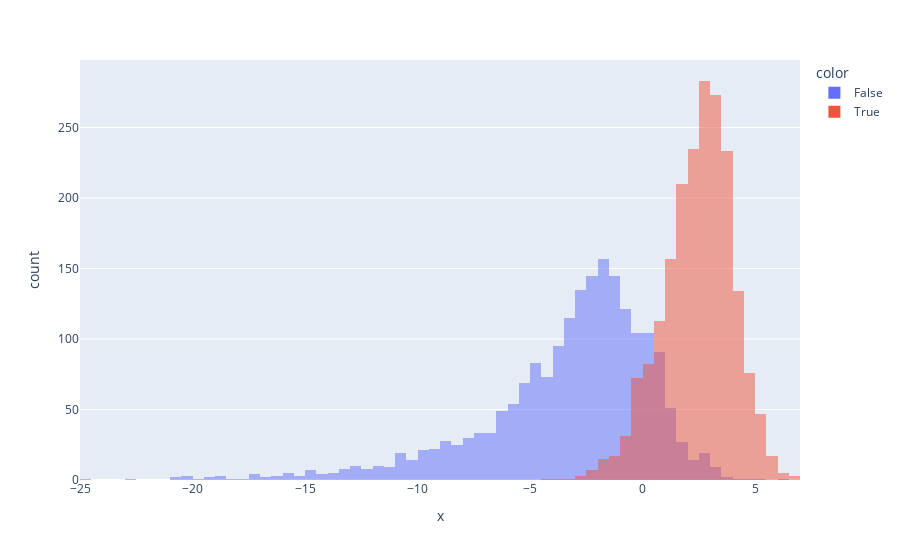

The notebook cell saved with this chart:
### Code cell
px.histogram(
    x=palindrome_direction_magnitude,
    color = y.numpy(),
    barmode="overlay",
)

### Figure 1 — Plotly figure (JSON) as saved in the notebook; plotly's stock layout.template omitted (floating-point values rounded to 4 significant figures; data arrays with more than 128 entries replaced by an {"elided": "..."} marker saying what was removed)
{"data": [{"alignmentgroup": "True", "bingroup": "x", "hovertemplate": "color=False<br>x=%{x}<br>count=%{y}<extra></extra>", "legendgroup": "False", "marker": {"color": "#636efa", "opacity": 0.5, "pattern": {"shape": ""}}, "name": "False", "offsetgroup": "False", "orientation": "v", "showlegend": true, "type": "histogram", "x": {"elided": "1984 float values"}, "xaxis": "x", "yaxis": "y"}, {"alignmentgroup": "True", "bingroup": "x", "hovertemplate": "color=True<br>x=%{x}<br>count=%{y}<extra></extra>", "legendgroup": "True", "marker": {"color": "#EF553B", "opacity": 0.5, "pattern": {"shape": ""}}, "name": "True", "offsetgroup": "True", "orientation": "v", "showlegend": true, "type": "histogram", "x": {"elided": "2016 float values"}, "xaxis": "x", "yaxis": "y"}], "layout": {"barmode": "overlay", "legend": {"title": {"text": "color"}, "tracegroupgap": 0}, "margin": {"t": 60}, "xaxis": {"anchor": "y", "domain": [0, 1], "title": {"text": "x"}}, "yaxis": {"anchor": "x", "domain": [0, 1], "title": {"text": "count"}}}}
